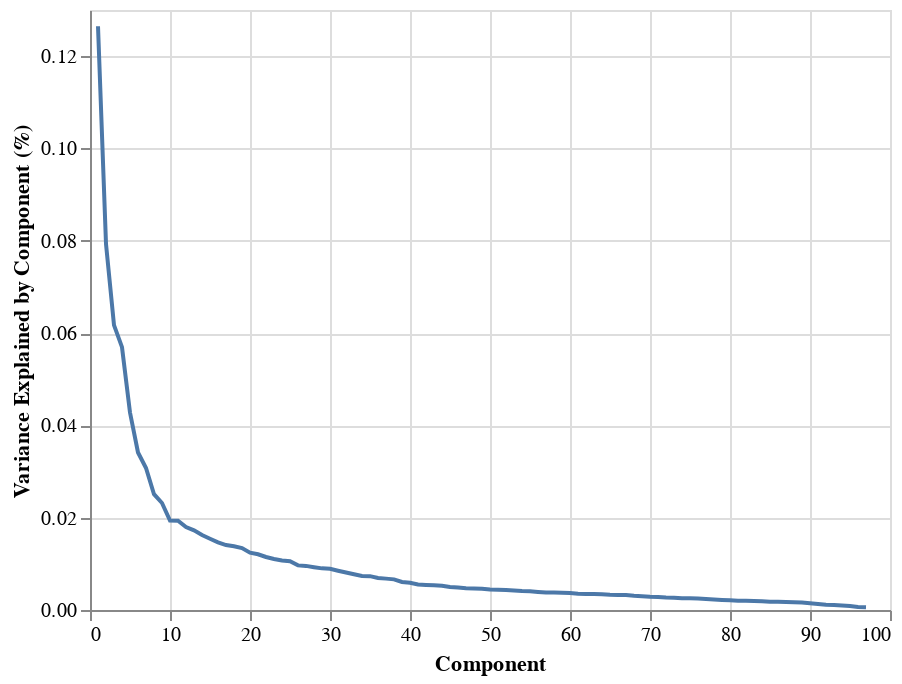

This figure's notebook cell:
### Code cell
## Create scree plot with altair, elbow at 3
alt.Chart(pc_df).mark_line().encode(x="Component",
                                    y="Variance Explained by Component (%)").interactive()

### Figure 1 — Vega-Lite specification as saved in the notebook (floating-point values rounded to 4 significant figures)
{"config": {"view": {"continuousWidth": 400, "continuousHeight": 300}}, "data": {"name": "data-964e235887b2679f98773217e3bebcb8"}, "mark": "line", "encoding": {"x": {"type": "quantitative", "field": "Component"}, "y": {"type": "quantitative", "field": "Variance Explained by Component (%)"}}, "selection": {"selector002": {"type": "interval", "bind": "scales", "encodings": ["x", "y"]}}, "$schema": "https://vega.github.io/schema/vega-lite/v4.8.1.json", "datasets": {"data-964e235887b2679f98773217e3bebcb8": [{"Component": 1, "Variance Explained by Component (%)": 0.1265, "Total Variance Explained (%)": 0.1265}, {"Component": 2, "Variance Explained by Component (%)": 0.07933, "Total Variance Explained (%)": 0.2058}, {"Component": 3, "Variance Explained by Component (%)": 0.06173, "Total Variance Explained (%)": 0.2675}, {"Component": 4, "Variance Explained by Component (%)": 0.05695, "Total Variance Explained (%)": 0.3245}, {"Component": 5, "Variance Explained by Component (%)": 0.04278, "Total Variance Explained (%)": 0.3673}, {"Component": 6, "Variance Explained by Component (%)": 0.03413, "Total Variance Explained (%)": 0.4014}, {"Component": 7, "Variance Explained by Component (%)": 0.03077, "Total Variance Explained (%)": 0.4322}, {"Component": 8, "Variance Explained by Component (%)": 0.02509, "Total Variance Explained (%)": 0.4572}, {"Component": 9, "Variance Explained by Component (%)": 0.02318, "Total Variance Explained (%)": 0.4804}, {"Component": 10, "Variance Explained by Component (%)": 0.01937, "Total Variance Explained (%)": 0.4998}, {"Component": 11, "Variance Explained by Component (%)": 0.01933, "Total Variance Explained (%)": 0.5191}, {"Component": 12, "Variance Explained by Component (%)": 0.01798, "Total Variance Explained (%)": 0.5371}, {"Component": 13, "Variance Explained by Component (%)": 0.01725, "Total Variance Explained (%)": 0.5544}, {"Component": 14, "Variance Explained by Component (%)": 0.01623, "Total Variance Explained (%)": 0.5706}, {"Component": 15, "Variance Explained by Component (%)": 0.01544, "Total Variance Explained (%)": 0.586}, {"Component": 16, "Variance Explained by Component (%)": 0.01467, "Total Variance Explained (%)": 0.6007}, {"Component": 17, "Variance Explained by Component (%)": 0.01407, "Total Variance Explained (%)": 0.6148}, {"Component": 18, "Variance Explained by Component (%)": 0.01379, "Total Variance Explained (%)": 0.6286}, {"Component": 19, "Variance Explained by Component (%)": 0.01341, "Total Variance Explained (%)": 0.642}, {"Component": 20, "Variance Explained by Component (%)": 0.01241, "Total Variance Explained (%)": 0.6544}, {"Component": 21, "Variance Explained by Component (%)": 0.01208, "Total Variance Explained (%)": 0.6665}, {"Component": 22, "Variance Explained by Component (%)": 0.01148, "Total Variance Explained (%)": 0.6779}, {"Component": 23, "Variance Explained by Component (%)": 0.01105, "Total Variance Explained (%)": 0.689}, {"Component": 24, "Variance Explained by Component (%)": 0.01071, "Total Variance Explained (%)": 0.6997}, {"Component": 25, "Variance Explained by Component (%)": 0.01055, "Total Variance Explained (%)": 0.7103}, {"Component": 26, "Variance Explained by Component (%)": 0.009668, "Total Variance Explained (%)": 0.7199}, {"Component": 27, "Variance Explained by Component (%)": 0.009558, "Total Variance Explained (%)": 0.7295}, {"Component": 28, "Variance Explained by Component (%)": 0.009283, "Total Variance Explained (%)": 0.7388}, {"Component": 29, "Variance Explained by Component (%)": 0.00902, "Total Variance Explained (%)": 0.7478}, {"Component": 30, "Variance Explained by Component (%)": 0.008925, "Total Variance Explained (%)": 0.7567}, {"Component": 31, "Variance Explained by Component (%)": 0.00852, "Total Variance Explained (%)": 0.7652}, {"Component": 32, "Variance Explained by Component (%)": 0.008139, "Total Variance Explained (%)": 0.7734}, {"Component": 33, "Variance Explained by Component (%)": 0.007743, "Total Variance Explained (%)": 0.7811}, {"Component": 34, "Variance Explained by Component (%)": 0.007377, "Total Variance Explained (%)": 0.7885}, {"Component": 35, "Variance Explained by Component (%)": 0.007338, "Total Variance Explained (%)": 0.7958}, {"Component": 36, "Variance Explained by Component (%)": 0.006926, "Total Variance Explained (%)": 0.8028}, {"Component": 37, "Variance Explained by Component (%)": 0.006798, "Total Variance Explained (%)": 0.8096}, {"Component": 38, "Variance Explained by Component (%)": 0.006638, "Total Variance Explained (%)": 0.8162}, {"Component": 39, "Variance Explained by Component (%)": 0.006075, "Total Variance Explained (%)": 0.8223}, {"Component": 40, "Variance Explained by Component (%)": 0.00591, "Total Variance Explained (%)": 0.8282}, {"Component": 41, "Variance Explained by Component (%)": 0.005535, "Total Variance Explained (%)": 0.8337}, {"Component": 42, "Variance Explained by Component (%)": 0.00544, "Total Variance Explained (%)": 0.8392}, {"Component": 43, "Variance Explained by Component (%)": 0.00537, "Total Variance Explained (%)": 0.8445}, {"Component": 44, "Variance Explained by Component (%)": 0.005262, "Total Variance Explained (%)": 0.8498}, {"Component": 45, "Variance Explained by Component (%)": 0.005001, "Total Variance Explained (%)": 0.8548}, {"Component": 46, "Variance Explained by Component (%)": 0.004851, "Total Variance Explained (%)": 0.8596}, {"Component": 47, "Variance Explained by Component (%)": 0.004709, "Total Variance Explained (%)": 0.8643}, {"Component": 48, "Variance Explained by Component (%)": 0.004674, "Total Variance Explained (%)": 0.869}, {"Component": 49, "Variance Explained by Component (%)": 0.004615, "Total Variance Explained (%)": 0.8736}, {"Component": 50, "Variance Explained by Component (%)": 0.004426, "Total Variance Explained (%)": 0.8781}, {"Component": 51, "Variance Explained by Component (%)": 0.004402, "Total Variance Explained (%)": 0.8825}, {"Component": 52, "Variance Explained by Component (%)": 0.004328, "Total Variance Explained (%)": 0.8868}, {"Component": 53, "Variance Explained by Component (%)": 0.004235, "Total Variance Explained (%)": 0.891}, {"Component": 54, "Variance Explained by Component (%)": 0.004104, "Total Variance Explained (%)": 0.8951}, {"Component": 55, "Variance Explained by Component (%)": 0.004038, "Total Variance Explained (%)": 0.8992}, {"Component": 56, "Variance Explained by Component (%)": 0.003922, "Total Variance Explained (%)": 0.9031}, {"Component": 57, "Variance Explained by Component (%)": 0.003806, "Total Variance Explained (%)": 0.9069}, {"Component": 58, "Variance Explained by Component (%)": 0.003765, "Total Variance Explained (%)": 0.9107}, {"Component": 59, "Variance Explained by Component (%)": 0.003747, "Total Variance Explained (%)": 0.9144}, {"Component": 60, "Variance Explained by Component (%)": 0.00368, "Total Variance Explained (%)": 0.9181}, {"Component": 61, "Variance Explained by Component (%)": 0.003532, "Total Variance Explained (%)": 0.9216}, {"Component": 62, "Variance Explained by Component (%)": 0.00349, "Total Variance Explained (%)": 0.9251}, {"Component": 63, "Variance Explained by Component (%)": 0.003453, "Total Variance Explained (%)": 0.9286}, {"Component": 64, "Variance Explained by Component (%)": 0.0034, "Total Variance Explained (%)": 0.932}, {"Component": 65, "Variance Explained by Component (%)": 0.003284, "Total Variance Explained (%)": 0.9353}, {"Component": 66, "Variance Explained by Component (%)": 0.003239, "Total Variance Explained (%)": 0.9385}, {"Component": 67, "Variance Explained by Component (%)": 0.003227, "Total Variance Explained (%)": 0.9417}, {"Component": 68, "Variance Explained by Component (%)": 0.003077, "Total Variance Explained (%)": 0.9448}, {"Component": 69, "Variance Explained by Component (%)": 0.002974, "Total Variance Explained (%)": 0.9478}, {"Component": 70, "Variance Explained by Component (%)": 0.002867, "Total Variance Explained (%)": 0.9506}, {"Component": 71, "Variance Explained by Component (%)": 0.00281, "Total Variance Explained (%)": 0.9534}, {"Component": 72, "Variance Explained by Component (%)": 0.002709, "Total Variance Explained (%)": 0.9562}, {"Component": 73, "Variance Explained by Component (%)": 0.002655, "Total Variance Explained (%)": 0.9588}, {"Component": 74, "Variance Explained by Component (%)": 0.002552, "Total Variance Explained (%)": 0.9614}, {"Component": 75, "Variance Explained by Component (%)": 0.002527, "Total Variance Explained (%)": 0.9639}, {"Component": 76, "Variance Explained by Component (%)": 0.002488, "Total Variance Explained (%)": 0.9664}, {"Component": 77, "Variance Explained by Component (%)": 0.002384, "Total Variance Explained (%)": 0.9688}, {"Component": 78, "Variance Explained by Component (%)": 0.002297, "Total Variance Explained (%)": 0.9711}, {"Component": 79, "Variance Explained by Component (%)": 0.002182, "Total Variance Explained (%)": 0.9732}, {"Component": 80, "Variance Explained by Component (%)": 0.002097, "Total Variance Explained (%)": 0.9753}, {"Component": 81, "Variance Explained by Component (%)": 0.002024, "Total Variance Explained (%)": 0.9774}, {"Component": 82, "Variance Explained by Component (%)": 0.002005, "Total Variance Explained (%)": 0.9794}, {"Component": 83, "Variance Explained by Component (%)": 0.001967, "Total Variance Explained (%)": 0.9813}, {"Component": 84, "Variance Explained by Component (%)": 0.00188, "Total Variance Explained (%)": 0.9832}, {"Component": 85, "Variance Explained by Component (%)": 0.001802, "Total Variance Explained (%)": 0.985}, {"Component": 86, "Variance Explained by Component (%)": 0.001772, "Total Variance Explained (%)": 0.9868}, {"Component": 87, "Variance Explained by Component (%)": 0.001734, "Total Variance Explained (%)": 0.9885}, {"Component": 88, "Variance Explained by Component (%)": 0.001697, "Total Variance Explained (%)": 0.9902}, {"Component": 89, "Variance Explained by Component (%)": 0.001632, "Total Variance Explained (%)": 0.9918}, {"Component": 90, "Variance Explained by Component (%)": 0.001481, "Total Variance Explained (%)": 0.9933}, {"Component": 91, "Variance Explained by Component (%)": 0.001308, "Total Variance Explained (%)": 0.9946}, {"Component": 92, "Variance Explained by Component (%)": 0.001162, "Total Variance Explained (%)": 0.9958}, {"Component": 93, "Variance Explained by Component (%)": 0.00107, "Total Variance Explained (%)": 0.9969}, {"Component": 94, "Variance Explained by Component (%)": 0.0009683, "Total Variance Explained (%)": 0.9978}, {"Component": 95, "Variance Explained by Component (%)": 0.0008813, "Total Variance Explained (%)": 0.9987}, {"Component": 96, "Variance Explained by Component (%)": 0.0006724, "Total Variance Explained (%)": 0.9994}, {"Component": 97, "Variance Explained by Component (%)": 0.0006071, "Total Variance Explained (%)": 1.0}]}}
